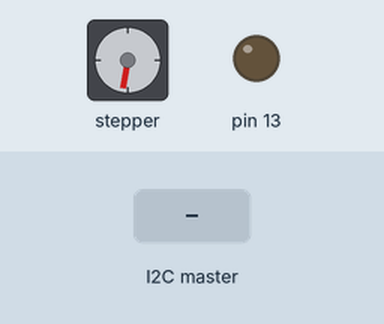
Simulated run of this sketch. Board: Arduino Uno, built with avr-gcc and run on an emulated ATmega328P. Shown: stepper motor, output pins drawn as LEDs (lit = HIGH). Inputs (shaded band) come from the test bench. Stepper angles assume 200 steps per turn; what the sketch prints to the serial monitor is not drawn.

Above: at 1.2 s.
1.3 s: the I2C master sends the byte 1
4.3 s: the I2C master sends the byte 90
At 6.5 s:
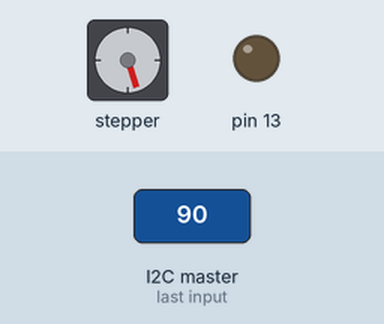
7.3 s: the I2C master sends the byte 0
At 9.3 s:
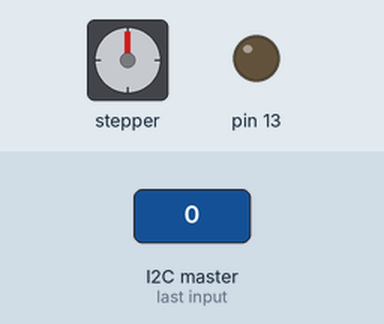
10.3 s: the I2C master sends the byte 200
At 10.77 s:
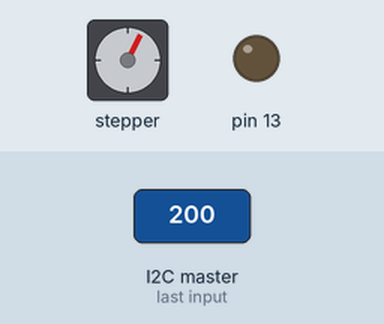
13.3 s: the I2C master sends the byte 90
At 13.47 s:
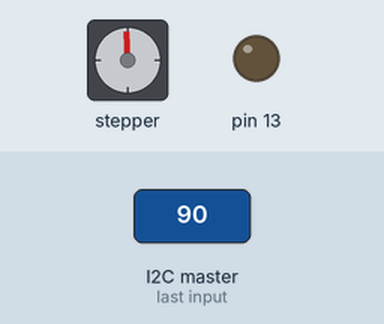
16.3 s: the I2C master sends the byte 200
At 17.08 s:
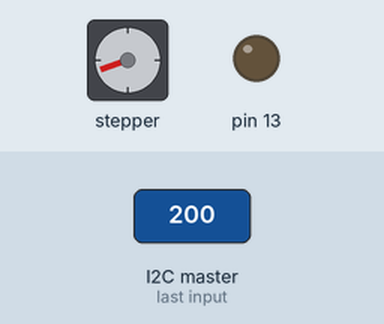
Timing chart, 0 to 19.3 s (numbered marks = the images above; inputs shaded):
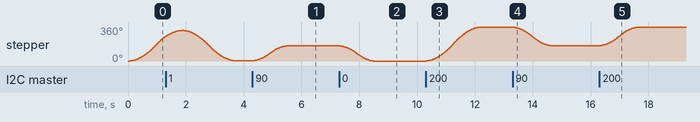

The sketch:

i2c_1steppermotor.ino
```cpp
#include <Wire.h>
#include <AccelStepper.h>

#define COILA1 2
#define COILA2 3
#define COILB1 4
#define COILB2 5
#define ENA 12
#define ENB 13

AccelStepper stepper1; // Defaults to 4 pins on 2, 3, 4, 5

// As your motor has steps, NEMA17
#define STEPS_PER_REVOLUTION 200

const int stepsPerRevolution = 200;  // change this to fit the number of steps per revolution
// for your motor
const int microdelay = 30; //between steps, determines the speed

// initialize the stepper library on pins
// Stepper myStepper(STEPS_PER_REVOLUTION, COILA1, COILA2, COILB1, COILB2);

// i2c address for slave
#define SLAVE_ADDR 0x04

int number = 0;

void setup() {
  pinMode(13, OUTPUT);
  Serial.begin(9600);
  // start serial for output
  // initialize i2c as slave
  Wire.begin(SLAVE_ADDR);

  // define callbacks for i2c communication
  Wire.onReceive(receiveData);
  Wire.onRequest(sendData);

  stepper1.setMaxSpeed(200.0);
  stepper1.setAcceleration(200.0);
  stepper1.moveTo(180);
  stepper1.run();
  Serial.println("Ready!");
  // stop();
}

void loop() {
  if (stepper1.distanceToGo() == 0) {
    stop();
  } else {
    stepper1.run();
  }
  // Serial.print("running");
  // delay(3000);
}

// Stepper stop function
void stop() {
  Serial.print("Stopped.");
  digitalWrite(COILA1, LOW);
  digitalWrite(COILA2, LOW);
  digitalWrite(COILB1, LOW);
  digitalWrite(COILB2, LOW);
}


// callback for received data
void receiveData(int byteCount){
  while( Wire.available() ) {
    number = Wire.read();
    Serial.print("data received: ");
    Serial.println(number);
    stepper1.moveTo(number);
  }
}

// callback for sending data
void sendData(){
  Wire.write(number);
}
```

Measured:
- after the input at 4.3 s, stepper: turns 161° clockwise in 1.2 s, starting at once
- after the input at 7.3 s, stepper: turns 162° counter-clockwise in 1.2 s, starting at once
- after the input at 10.3 s, stepper: turns 360° clockwise in 1.8 s, starting at once
- after the input at 13.3 s, stepper: turns 198° counter-clockwise in 1.3 s, starting at once
- after the input at 16.3 s, stepper: turns 198° clockwise in 1.3 s, starting at once
